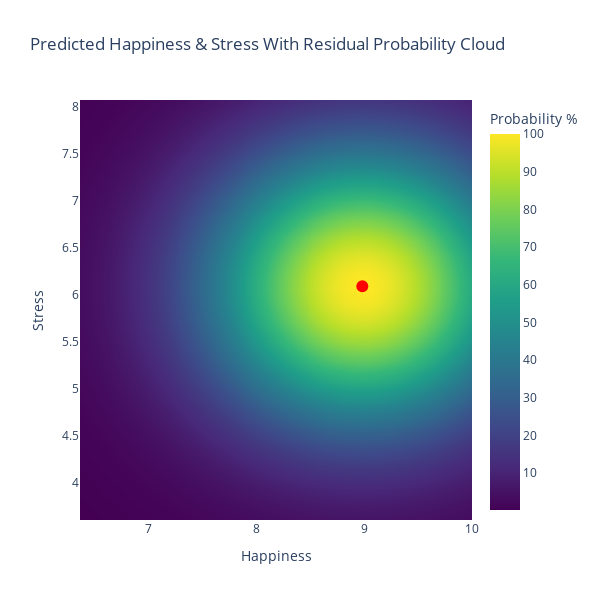

The cell this chart's notebook holds for it:
### Code cell
# Visualization of prediction with brobability cloud
# AI used for visualisation enchancment

# --------------------------------------------
# 1. Prepare new_user (must add engineered features!)
# --------------------------------------------
new_user = pd.DataFrame([{
    "Age": 27,
    "Daily_Screen_Time(hrs)": 4.2,
    "Social_Media_Platform": "Instagram",
    "Exercise_Frequency(week)": 4,
    "Days_Without_Social_Media": 1,
    "Sleep_Quality(1-10)": 6
}])

# Add engineered features (since pipeline no longer does it)
new_user["Balance_Score"] = (
    (new_user["Exercise_Frequency(week)"] + 1) *
    (new_user["Days_Without_Social_Media"] + 1) /
    new_user["Daily_Screen_Time(hrs)"]
)

new_user["Screen_per_Exercise"] = (
    new_user["Daily_Screen_Time(hrs)"] /
    (new_user["Exercise_Frequency(week)"] + 1)
)

# Predict
prediction = final_pipeline.predict(new_user)
happiness_pred = prediction[0][0]
stress_pred = prediction[0][1]


# --------------------------------------------
# 2. Compute residuals on test set
# --------------------------------------------
# The test set X_test also have engineered features
X_test_fe = X_test.copy()

X_test_fe["Balance_Score"] = (
    (X_test_fe["Exercise_Frequency(week)"] + 1) *
    (X_test_fe["Days_Without_Social_Media"] + 1) /
    X_test_fe["Daily_Screen_Time(hrs)"]
)

X_test_fe["Screen_per_Exercise"] = (
    X_test_fe["Daily_Screen_Time(hrs)"] /
    (X_test_fe["Exercise_Frequency(week)"] + 1)
)

# Prediction on enhanced test set
y_test_pred = final_pipeline.predict(X_test_fe)

y_test_df = y_test.reset_index(drop=True)
y_test_pred_df = pd.DataFrame(y_test_pred, columns=y_test.columns)

residuals = y_test_df - y_test_pred_df

happiness_min = max(happiness_pred + residuals["Happiness_Index(1-10)"].min(), 0)
happiness_max = min(happiness_pred + residuals["Happiness_Index(1-10)"].max(), 10)
stress_min = max(stress_pred + residuals["Stress_Level(1-10)"].min(), 0)
stress_max = min(stress_pred + residuals["Stress_Level(1-10)"].max(), 10)


# --------------------------------------------
# 3. Create probability cloud grid
# --------------------------------------------
grid_size = 200
happiness_grid = np.linspace(happiness_min, happiness_max, grid_size)
stress_grid = np.linspace(stress_min, stress_max, grid_size)
H, S = np.meshgrid(happiness_grid, stress_grid)

happiness_std = residuals["Happiness_Index(1-10)"].std()
stress_std = residuals["Stress_Level(1-10)"].std()

Z = np.exp(
    -(((H - happiness_pred)**2)/(2 * happiness_std**2) +
      ((S - stress_pred)**2)/(2 * stress_std**2))
)

Z_percent = (Z / Z.max()) * 100


# --------------------------------------------
# 4. Plot heatmap with Plotly
# --------------------------------------------
fig = go.Figure()

fig.add_trace(go.Heatmap(
    z=Z_percent,
    x=happiness_grid,
    y=stress_grid,
    colorscale='Viridis',
    colorbar=dict(title='Probability %'),
    zsmooth='best'
))

fig.add_trace(go.Scatter(
    x=[happiness_pred],
    y=[stress_pred],
    mode='markers',
    marker=dict(color='red', size=12),
    name='Predicted Value'
))

fig.update_layout(
    title='Predicted Happiness & Stress With Residual Probability Cloud',
    xaxis_title='Happiness',
    yaxis_title='Stress',
    xaxis=dict(range=[happiness_min, happiness_max]),
    yaxis=dict(range=[stress_min, stress_max]),
    width=600,
    height=600
)

fig.show()

### Figure 1 — Plotly figure (JSON) as saved in the notebook; plotly's stock layout.template omitted (floating-point values rounded to 4 significant figures; data arrays with more than 128 entries replaced by an {"elided": "..."} marker saying what was removed)
{"data": [{"colorbar": {"title": {"text": "Probability %"}}, "colorscale": [[0, "#440154"], [0.1111, "#482878"], [0.2222, "#3e4989"], [0.3333, "#31688e"], [0.4444, "#26828e"], [0.5556, "#1f9e89"], [0.6667, "#35b779"], [0.7778, "#6ece58"], [0.8889, "#b5de2b"], [1, "#fde725"]], "type": "heatmap", "x": {"elided": "200 float values"}, "y": {"elided": "200 float values"}, "z": {"elided": "200x200 float values"}, "zsmooth": "best"}, {"marker": {"color": "red", "size": 12}, "mode": "markers", "name": "Predicted Value", "type": "scatter", "x": [8.983], "y": [6.089]}], "layout": {"height": 600, "title": {"text": "Predicted Happiness & Stress With Residual Probability Cloud"}, "width": 600, "xaxis": {"range": [6.365, 10], "title": {"text": "Happiness"}}, "yaxis": {"range": [3.605, 8.069], "title": {"text": "Stress"}}}}
